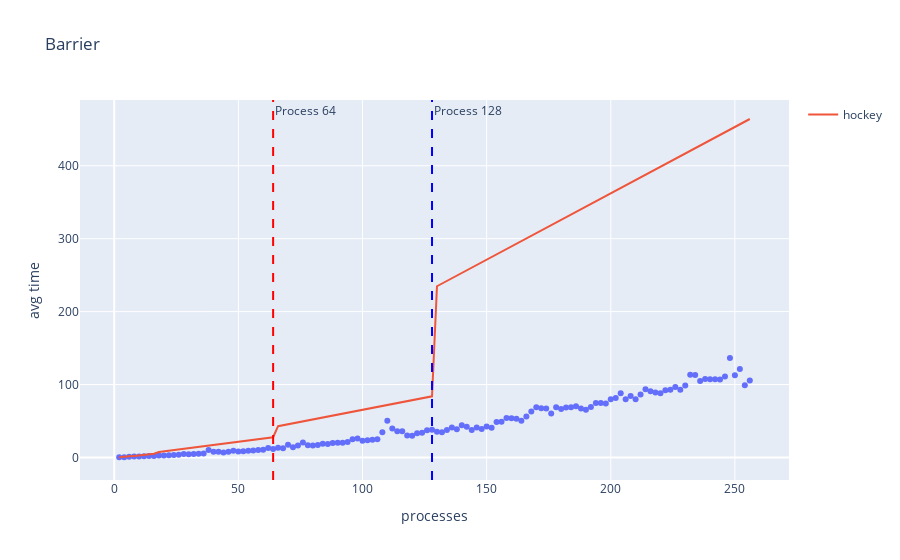

Here is the notebook cell this chart was saved with:
### Code cell
barrier['hockney'] = (barrier['processes'] - 1) * barrier['cpu latency']
fig = px.scatter(barrier, x='processes', y='avg time', title="Barrier")
t = go.Line(x=barrier["processes"], y=barrier['hockney'], name="hockey")
fig.add_trace(t)
fig.add_vline(x=64, line_dash="dash", line_color="red", annotation_text="Process 64")
fig.add_vline(x=128, line_dash="dash", line_color="blue", annotation_text="Process 128")
